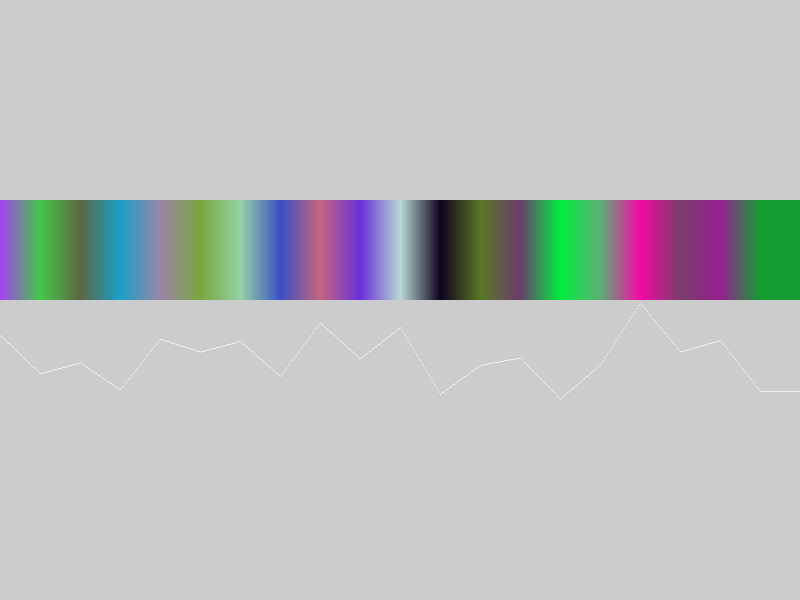
Frame 1 (no input)
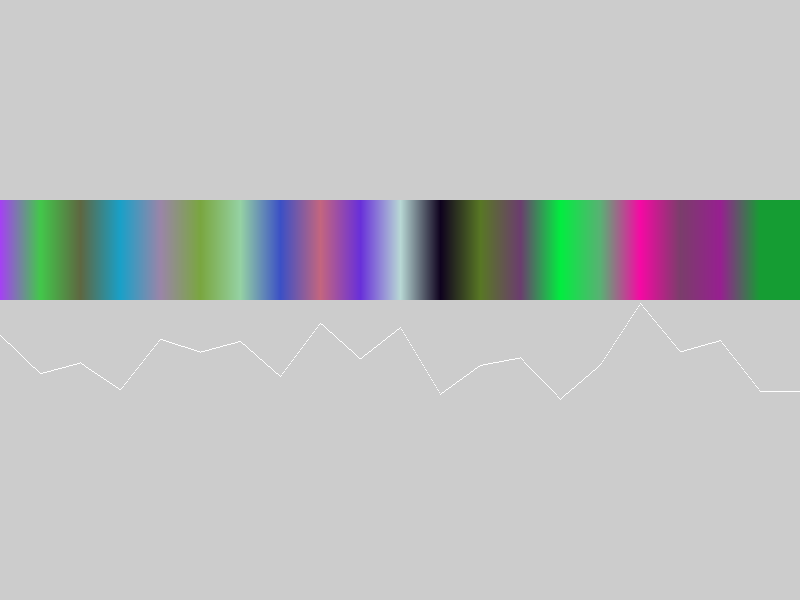
Frame 60 (the mouse pressed at the canvas centre just before this capture)
Frame 120 (the mouse held since frame 60 and released just before this capture): identical to frame 60, image omitted

The Processing sketch that drew these frames (run headless with seeded random() and noise(); from frame 60 on, the mouse is pressed at the canvas centre):

// Processing sketch: noise01c
// ── noise01c.pde

PVector center;
PVector nx;
float size = 5;

PVector noiseValues[][];

int downSample = 40;
int nTimeSteps = 10;
float timePassed = 0f;


void setup() {
  size(800,600);
  frameRate(24);
  
  noiseValues = new PVector[width/downSample][nTimeSteps];  
  for (int i=0; i<width/downSample; i++) {
    for (int t=0; t<nTimeSteps; t++) {
      noiseValues[i][t] = new PVector(random(0f,1f),random(0f,1f), random(0f,1f ));
    }
  }
}




PVector getRandomValueInterpolated (float x, float t) {
  int lookup0 = floor(x / downSample);
  int lookup1 = ceil(x / downSample);
  
  int t0 = floor(t);
  int t1 = ceil(t);
  if (lookup1==width/downSample) lookup1 -= 1;
  
  float interpolate = (x%downSample)/(float)downSample;
  
  PVector ret = new PVector(0,0,0);
  ret.x = lerp(noiseValues[lookup0][0].x, noiseValues[lookup1][0].x, interpolate);
  ret.y = lerp(noiseValues[lookup0][0].y, noiseValues[lookup1][0].y, interpolate);
  ret.z = lerp(noiseValues[lookup0][0].z, noiseValues[lookup1][0].z, interpolate);
  
  return ret;
}


void draw() {
  
  timePassed = (timePassed + 0.01f)%nTimeSteps;
  clear();
  
  // DRAW COLOR BAR
  noStroke();
  for (int i=0; i<width; i++) {
    pushMatrix();
    PVector c = getRandomValueInterpolated((float)i,timePassed);
    c.mult(255);
    fill(c.x, c.y, c.z);
    translate(i, 200);
    rect(0,0,1,100);
    popMatrix();
  }
  
  // DROW SIGNAL GRAPH
  translate(0, 400);
  scale(1,-1);
  stroke(255);
  for (int i=0; i<width; i++) {
    point(i,getRandomValueInterpolated((float)i,timePassed).x*100);
  }
}






/*
float lerp(float a0, float a1, float w) {
  return (1f - w)*a0 + w*a1;
}
*/
